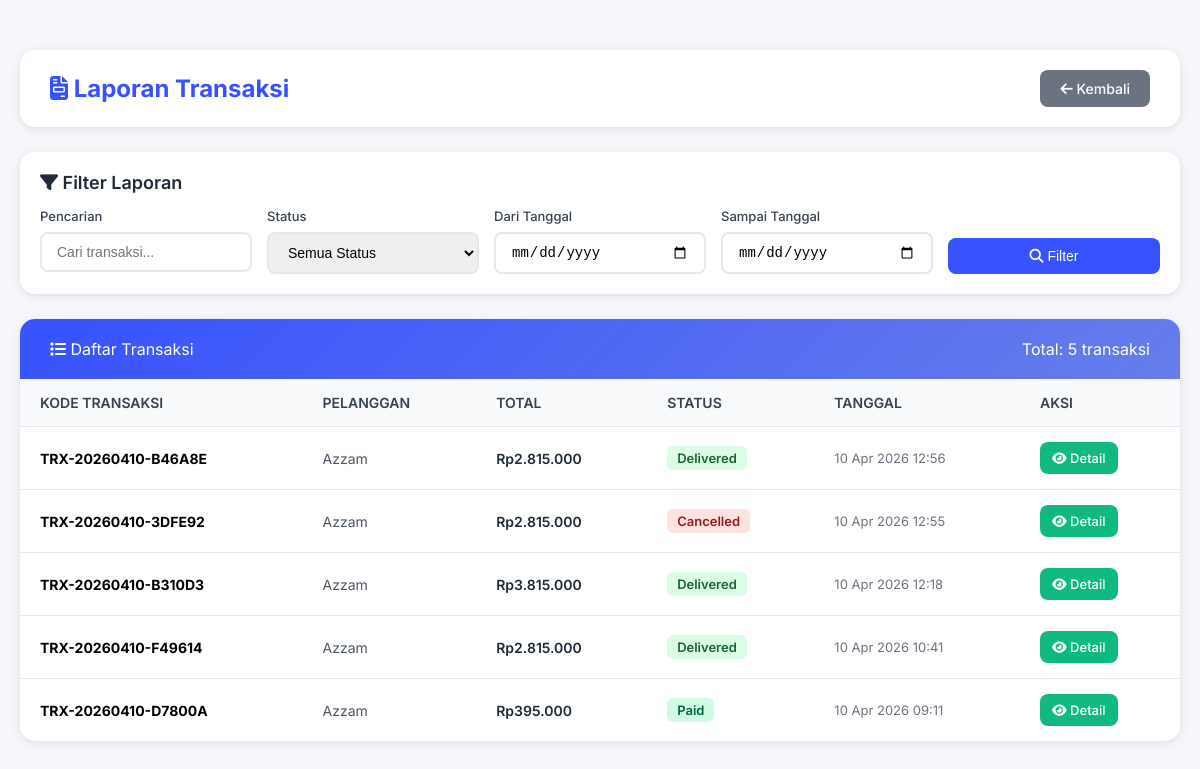
The page /Admin/laporan_transaksi.php (signed in) on the database its author committed.
### tables this page shows
CREATE TABLE `transactions` (
  `id` int(11) NOT NULL,
  `user_id` int(11) DEFAULT NULL,
  `transaction_code` varchar(50) NOT NULL,
  `total_amount` decimal(10,2) NOT NULL,
  `status` enum('pending','paid','shipped','delivered','cancelled') DEFAULT 'pending',
  `is_completed` tinyint(1) DEFAULT 0,
  `payment_method` varchar(50) DEFAULT NULL,
  `courier` varchar(50) DEFAULT NULL,
  `service_type` varchar(50) DEFAULT NULL,
  `shipping_address` text DEFAULT NULL,
  `notes` text DEFAULT NULL,
  `return_reason` text DEFAULT NULL,
  `return_processed_at` timestamp NULL DEFAULT NULL,
  `return_processed_by` int(11) DEFAULT NULL,
  `return_status` enum('none','requested','approved','rejected') DEFAULT 'none',
  `returned_at` timestamp NULL DEFAULT NULL,
  `phone` varchar(20) DEFAULT NULL,
  `created_at` timestamp NOT NULL DEFAULT current_timestamp(),
  `updated_at` timestamp NOT NULL DEFAULT current_timestamp() ON UPDATE current_timestamp()
);

CREATE TABLE `users` (
  `id` int(11) NOT NULL,
  `full_name` varchar(100) NOT NULL,
  `email` varchar(100) NOT NULL,
  `phone` varchar(20) DEFAULT NULL,
  `address` text DEFAULT NULL,
  `profile_picture` varchar(255) DEFAULT NULL,
  `password` varchar(255) NOT NULL,
  `role` enum('user','petugas','admin') DEFAULT 'user',
  `balance` decimal(10,2) DEFAULT 0.00,
  `status` enum('active','inactive') DEFAULT 'active',
  `created_at` timestamp NOT NULL DEFAULT current_timestamp(),
  `updated_at` timestamp NOT NULL DEFAULT current_timestamp() ON UPDATE current_timestamp()
);

### Admin/laporan_transaksi.php (the view, shortened to what this page needs)
<?php
require_once '../config.php';
$search = isset($_GET['search']) ? $_GET['search'] : '';
$date_from = isset($_GET['date_from']) ? $_GET['date_from'] : '';
$date_to = isset($_GET['date_to']) ? $_GET['date_to'] : '';
$query = "SELECT t.*, u.full_name as customer_name FROM transactions t LEFT JOIN users u ON t.user_id = u.id WHERE 1=1";
$params = [];
$query .= " ORDER BY t.created_at DESC";
try {
    $stmt = $conn->prepare($query);
    $stmt->execute($params);
    $transactions = $stmt->fetchAll();
} catch(PDOException $e) {
    $transactions = [];
}
?>
<!DOCTYPE html>
<html lang="id">
<head>
    <link rel="stylesheet" href="https://cdnjs.cloudflare.com/ajax/libs/font-awesome/6.4.0/css/all.min.css">
</head>
<body>
    <div class="container">
        <div class="header">
            <h1><i class="fas fa-file-invoice"></i> Laporan Transaksi</h1>
            <a href="admin_dashboard.php" class="btn btn-secondary">
                <i class="fas fa-arrow-left"></i> Kembali
            </a>
        </div>
        <div class="filters">
            <div class="filters-title">
                <i class="fas fa-filter"></i> Filter Laporan
            </div>
            <form method="GET" class="filters-row">
                <div class="filter-group">
                    <label for="search">Pencarian</label>
                    <input type="text" id="search" name="search" placeholder="Cari transaksi..." value="<?php echo htmlspecialchars($search); ?>">
                </div>
                <div class="filter-group">
                    <label for="status">Status</label>
                    <select id="status" name="status">
                        <option value="">Semua Status</option>
                    </select>
                </div>
                <div class="filter-group">
                    <label for="date_from">Dari Tanggal</label>
                    <input type="date" id="date_from" name="date_from" value="<?php echo $date_from; ?>">
                </div>
                <div class="filter-group">
                    <label for="date_to">Sampai Tanggal</label>
                    <input type="date" id="date_to" name="date_to" value="<?php echo $date_to; ?>">
                </div>
                <div class="filter-group" style="align-self: flex-end;">
                    <button type="submit" class="btn" style="width: 100%;">
                        <i class="fas fa-search"></i> Filter
                    </button>
                </div>
            </form>
        </div>
        <div class="table-container">
            <div class="table-header">
                <div>
                    <i class="fas fa-list"></i> Daftar Transaksi
                </div>
                <div>
                    Total: <?php echo count($transactions); ?> transaksi
                </div>
            </div>
            <table>
                <thead>
                    <tr>
                        <th>Kode Transaksi</th>
                        <th>Pelanggan</th>
                        <th>Total</th>
                        <th>Status</th>
                        <th>Tanggal</th>
                        <th>Aksi</th>
                    </tr>
                </thead>
                <tbody>
                    <?php if(count($transactions) > 0): ?>
                        <?php foreach($transactions as $trx): ?>
                            <tr>
                                <td><strong><?php echo $trx['transaction_code']; ?></strong></td>
                                <td class="customer"><?php echo $trx['customer_name'] ?? 'Guest'; ?></td>
                                <td class="price">Rp<?php echo number_format($trx['total_amount'], 0, ',', '.'); ?></td>
                                <td>
                                    <span class="status-badge <?php echo $trx['status']; ?>">
                                        <?php echo ucfirst($trx['status']); ?>
                                    </span>
                                </td>
                                <td class="date"><?php echo date('d M Y H:i', strtotime($trx['created_at'])); ?></td>
                                <td>
                                    <div class="action-buttons">
                                        <a href="#" class="btn btn-sm btn-success">
                                            <i class="fas fa-eye"></i> Detail
                                        </a>
                                    </div>
                                </td>
                            </tr>
                        <?php endforeach; ?>
                    <?php endif; ?>
                </tbody>
            </table>
        </div>
    </div>
</body>
</html>

### Admin/laporan_transaksi.php (style rules this page uses)
* { margin: 0; padding: 0; box-sizing: border-box; }
body { font-family: 'Inter', sans-serif; background: #f5f7fb; }
.container { max-width: 1400px; margin: 30px auto; padding: 20px; }
.header { background: white; padding: 20px 30px; border-radius: 15px; box-shadow: 0 2px 10px rgba(0,0,0,0.1); margin-bottom: 25px; display: flex; justify-content: space-between; align-items: center; flex-wrap: wrap; gap: 15px; }
.header h1 { color: #3751fe; font-size: 24px; }
.btn { display: inline-block; padding: 10px 20px; background: #3751fe; color: white; text-decoration: none; border-radius: 8px; font-weight: 500; transition: all 0.3s; border: none; cursor: pointer; font-size: 14px; }
.btn-secondary { background: #6b7280; }
.btn-success { background: #10b981; }
.filters { background: white; padding: 20px; border-radius: 15px; box-shadow: 0 2px 10px rgba(0,0,0,0.1); margin-bottom: 25px; }
.filters-title { font-size: 18px; font-weight: 600; color: #1f2937; margin-bottom: 15px; }
.filters-row { display: grid; grid-template-columns: repeat(auto-fit, minmax(200px, 1fr)); gap: 15px; }
.filter-group { display: flex; flex-direction: column; gap: 8px; }
.filter-group label { font-size: 13px; font-weight: 500; color: #374151; }
.filter-group input, .filter-group select { padding: 10px 15px; border: 2px solid #e5e7eb; border-radius: 8px; font-size: 14px; }
.table-container { background: white; border-radius: 15px; box-shadow: 0 2px 10px rgba(0,0,0,0.1); overflow: hidden; }
.table-header { padding: 20px 30px; background: linear-gradient(135deg, #3751fe 0%, #667eea 100%); color: white; display: flex; justify-content: space-between; align-items: center; }
table { width: 100%; border-collapse: collapse; }
thead { background: #f9fafb; }
th { padding: 15px 20px; text-align: left; font-weight: 600; color: #374151; font-size: 14px; text-transform: uppercase; }
td { padding: 15px 20px; border-top: 1px solid #e5e7eb; font-size: 14px; }
.status-badge { display: inline-block; padding: 4px 10px; border-radius: 6px; font-weight: 600; font-size: 13px; }
.status-badge.paid { background: #d1fae5; color: #065f46; }
.status-badge.delivered { background: #dcfce7; color: #166534; }
.status-badge.cancelled { background: #fee2e2; color: #991b1b; }
.price { font-weight: 600; color: #1f2937; }
.customer { color: #4b5563; }
.date { color: #6b7280; font-size: 13px; }
.action-buttons { display: flex; gap: 8px; }
.btn-sm { padding: 8px 12px; font-size: 13px; }

### rows shown on the page
transactions: transaction_code "TRX-20260410-B46A8E", user.full_name "Azzam", total_amount "2.815.000", status "Delivered", created_at "10 Apr 2026 12:56"
transactions: transaction_code "TRX-20260410-3DFE92", user.full_name "Azzam", total_amount "2.815.000", status "Cancelled", created_at "10 Apr 2026 12:55"
transactions: transaction_code "TRX-20260410-B310D3", user.full_name "Azzam", total_amount "3.815.000", status "Delivered", created_at "10 Apr 2026 12:18"
transactions: transaction_code "TRX-20260410-F49614", user.full_name "Azzam", total_amount "2.815.000", status "Delivered", created_at "10 Apr 2026 10:41"
transactions: transaction_code "TRX-20260410-D7800A", user.full_name "Azzam", total_amount "395.000", status "Paid", created_at "10 Apr 2026 09:11"

### other values the page prints
count($transactions) "5"
